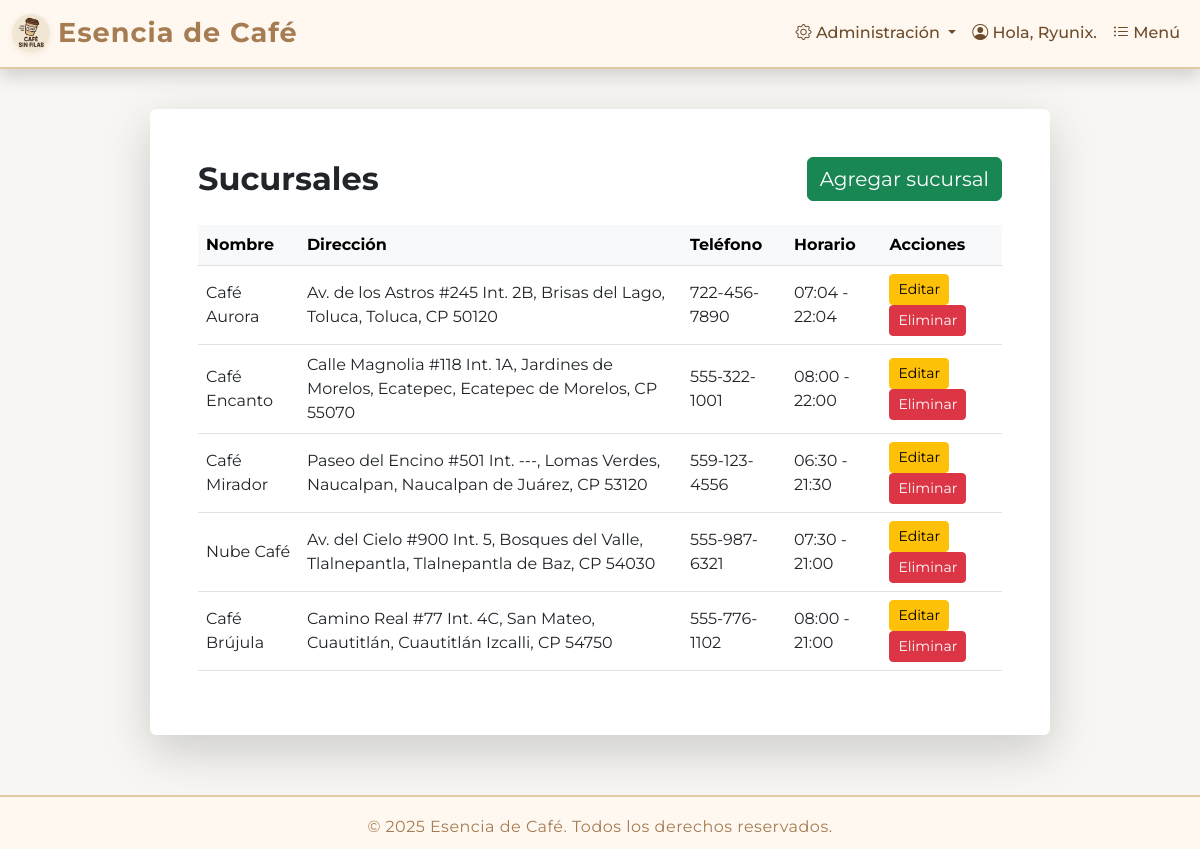
Page /sucursales/ (signed in) on the earlier database version.
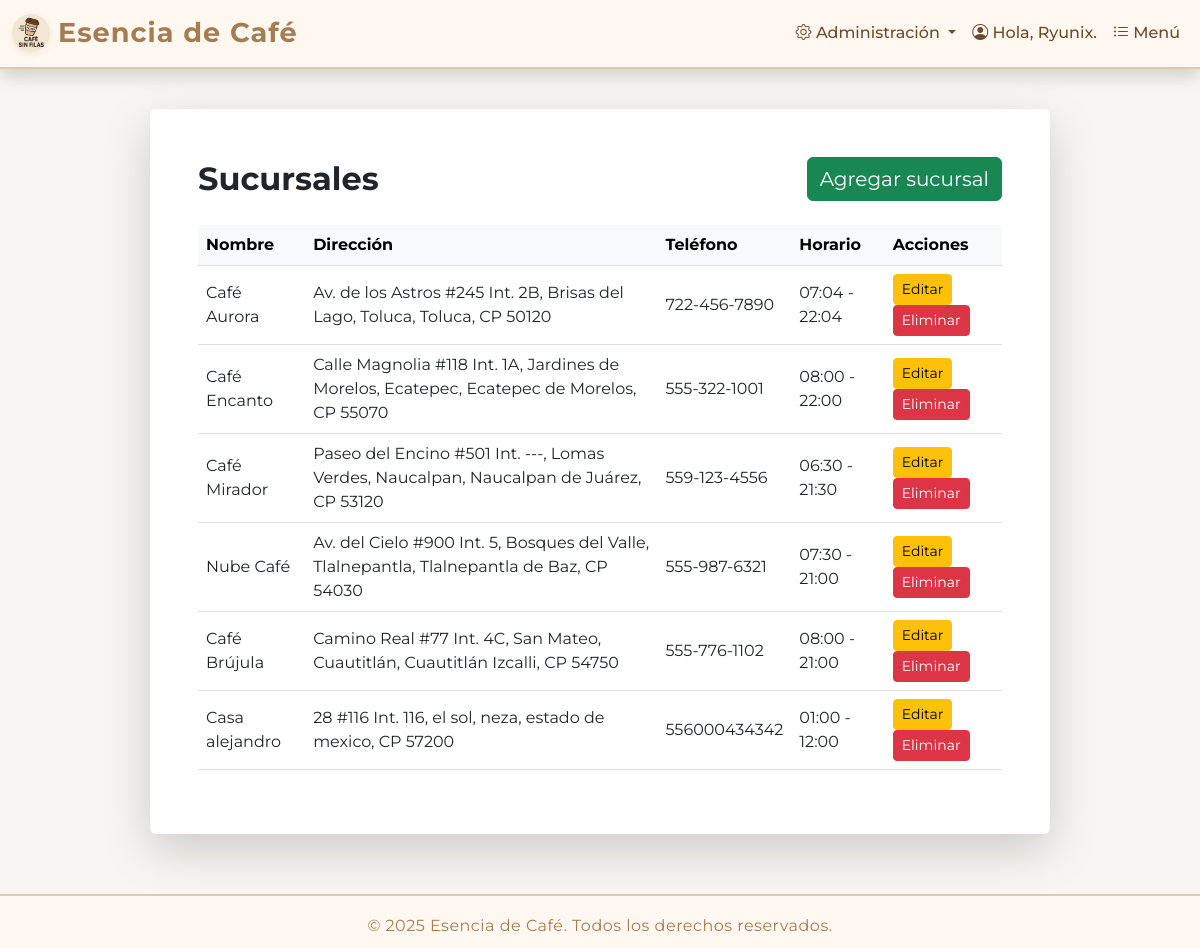
Same page on the later database version.
### pedido/models.py (models this page shows, shortened)
class Sucursal(models.Model):
    nombre_sucursal = models.CharField(max_length=100)
    calle = models.CharField(max_length=100)
    numero_exterior = models.CharField(max_length=10)
    numero_interior = models.CharField(max_length=10, blank=True, null=True)
    colonia = models.CharField(max_length=100)
    ciudad = models.CharField(max_length=100)
    municipio = models.CharField(max_length=100)
    codigo_postal = models.CharField(max_length=10)
    telefono = models.CharField(max_length=20)
    hora_apertura = models.TimeField()
    hora_cierre = models.TimeField()

### gestion/views.py (the view)
# urls.py: path('sucursales/', views.lista_sucursales, name='lista_sucursales'),
@user_passes_test(es_gerente)
def lista_sucursales(request):
    sucursales = Sucursal.objects.all()
    return render(request, 'gestion/lista_sucursales.html', {'sucursales': sucursales})

### SisWebCafe/context_processors.py (called while the page is built)
def es_gerente(request):
    if request.user.is_authenticated:
        return {'es_gerente': request.user.groups.filter(name='Gerente').exists()}
    return {'es_gerente': False}

### gestion/views.py (called while the page is built)
def es_gerente(user):
    return user.is_authenticated and user.groups.filter(name='Gerente').exists()

### templates/gestion/lista_sucursales.html
{% extends "Principal/base.html" %} {% block content %}
<div
  class="bg-white p-5 rounded shadow-lg"
  style="max-width: 900px; margin: 40px auto"
>
  <div class="d-flex justify-content-between align-items-center mb-4">
    <h2 class="fw-bold text-dark mb-0">Sucursales</h2>
    <a href="{% url 'agregar_sucursal' %}" class="btn btn-success fs-5"
      >Agregar sucursal</a
    >
  </div>
  <table class="table table-hover align-middle">
    <thead class="table-light">
      <tr>
        <th>Nombre</th>
        <th>Dirección</th>
        <th>Teléfono</th>
        <th>Horario</th>
        <th>Acciones</th>
      </tr>
    </thead>
    <tbody>
      {% for sucursal in sucursales %}
      <tr>
        <td>{{ sucursal.nombre_sucursal }}</td>
        <td>
          {{ sucursal.calle }} #{{ sucursal.numero_exterior }} {% if sucursal.numero_interior %} Int. {{ sucursal.numero_interior }}{%endif %}, {{ sucursal.colonia }}, {{ sucursal.ciudad }}, {{sucursal.municipio }}, CP {{ sucursal.codigo_postal }}
        </td>
        <td>{{ sucursal.telefono }}</td>
        <td>{{ sucursal.hora_apertura }} - {{ sucursal.hora_cierre }}</td>
        <td>
          <a
            href="{% url 'editar_sucursal' sucursal.id %}"
            class="btn btn-warning btn-sm"
            >Editar</a
          >
          <a
            href="{% url 'eliminar_sucursal' sucursal.id %}"
            class="btn btn-danger btn-sm"
            >Eliminar</a
          >
        </td>
      </tr>
      {% empty %}
      <tr>
        <td colspan="5" class="text-center text-muted">
          No hay sucursales registradas.
        </td>
      </tr>
      {% endfor %}
    </tbody>
  </table>
</div>
{% endblock %}

Differences in the rows shown:
added Sucursal: nombre_sucursal "Casa alejandro", calle "28", numero_exterior "116", numero_interior "116", colonia "el sol", ciudad "neza", municipio "estado de mexico", codigo_postal "57200", telefono "556000434342", hora_apertura "01:00", hora_cierre "12:00"
